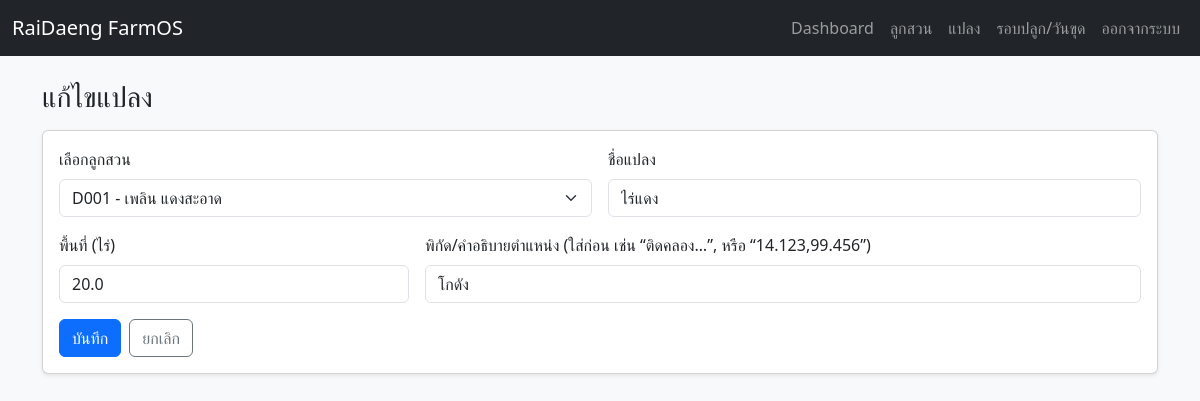
Screenshot of /plots/1/edit (signed in) with the database file from the repository.
### app.py (models this page shows)
class Plot(SQLModel, table=True):
    id: Optional[int] = Field(default=None, primary_key=True)
    farmer_id: int = Field(foreign_key="farmer.id", index=True)
    plot_name: str = Field(index=True)
    area_rai: float = Field(default=0.0)
    location_hint: Optional[str] = Field(default="")  # free text / lat,lng later

class Farmer(SQLModel, table=True):
    id: Optional[int] = Field(default=None, primary_key=True)
    code: str = Field(index=True, unique=True)  # e.g., RD001
    name: str = Field(index=True)
    phone: str = Field(index=True)
    line_id: Optional[str] = Field(default="")
    province: Optional[str] = Field(default="")
    district: Optional[str] = Field(default="")
    address: Optional[str] = Field(default="")
    notes: Optional[str] = Field(default="")

### app.py (the view)
@app.get("/plots/{plot_id}/edit", response_class=HTMLResponse)
def plot_edit(plot_id: int, request: Request, user: User = Depends(require_user), session: Session = Depends(get_session)):
    row = session.get(Plot, plot_id)
    farmers = session.exec(select(Farmer).order_by(Farmer.code)).all()
    return templates.TemplateResponse("plot_form.html", {"request": request, "app": APP_NAME, "mode": "edit", "row": row, "farmers": farmers})

### templates/plot_form.html
{% extends "base.html" %}
{% block content %}
<h3 class="mb-3">{{ "เพิ่มแปลง" if mode=="new" else "แก้ไขแปลง" }}</h3>
<div class="card shadow-sm">
  <div class="card-body">
    <form method="post">
      <div class="row g-3">
        <div class="col-md-6">
          <label class="form-label">เลือกลูกสวน</label>
          <select class="form-select" name="farmer_id" required>
            {% for f in farmers %}
              <option value="{{ f.id }}" {% if row and row.farmer_id==f.id %}selected{% endif %}>
                {{ f.code }} - {{ f.name }}
              </option>
            {% endfor %}
          </select>
        </div>
        <div class="col-md-6">
          <label class="form-label">ชื่อแปลง</label>
          <input class="form-control" name="plot_name" value="{{ row.plot_name if row else '' }}" required>
        </div>
        <div class="col-md-4">
          <label class="form-label">พื้นที่ (ไร่)</label>
          <input class="form-control" name="area_rai" type="number" step="0.01" value="{{ row.area_rai if row else 0 }}">
        </div>
        <div class="col-md-8">
          <label class="form-label">พิกัด/คำอธิบายตำแหน่ง (ใส่ก่อน เช่น “ติดคลอง…”, หรือ “14.123,99.456”)</label>
          <input class="form-control" name="location_hint" value="{{ row.location_hint if row else '' }}">
        </div>
      </div>
      <div class="mt-3 d-flex gap-2">
        <button class="btn btn-primary">บันทึก</button>
        <a class="btn btn-outline-secondary" href="/plots">ยกเลิก</a>
      </div>
    </form>
  </div>
</div>
{% endblock %}

### rows the page displays
Plot: farmer_id "D001 - เพลิน แดงสะอาด", plot_name "ไร่แดง", area_rai "20.0", location_hint "โกดัง"

### other values shown
{{ app }} "RaiDaeng FarmOS"
{{ "เพิ่มแปลง" if mode=="new" else "แก้ไขแปลง" }} "แก้ไขแปลง"
